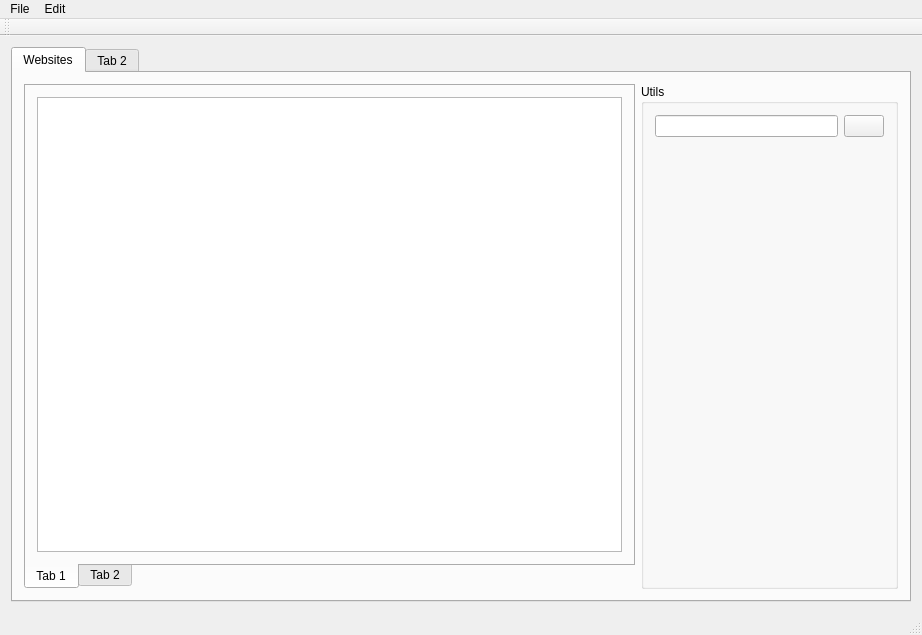
<?xml version="1.0" encoding="UTF-8"?>
<ui version="4.0">
 <class>MainWindow</class>
 <widget class="QMainWindow" name="MainWindow">
  <property name="geometry">
   <rect>
    <x>0</x>
    <y>0</y>
    <width>922</width>
    <height>635</height>
   </rect>
  </property>
  <property name="windowTitle">
   <string>MainWindow</string>
  </property>
  <widget class="QWidget" name="centralWidget">
   <layout class="QVBoxLayout" name="verticalLayout_3">
    <item>
     <widget class="QTabWidget" name="minTabWidget">
      <property name="currentIndex">
       <number>0</number>
      </property>
      <widget class="QWidget" name="tab">
       <attribute name="title">
        <string>Websites</string>
       </attribute>
       <layout class="QVBoxLayout" name="verticalLayout_4">
        <item>
         <layout class="QHBoxLayout" name="horizontalLayout_2">
          <item>
           <widget class="QTabWidget" name="innertabWidget">
            <property name="minimumSize">
             <size>
              <width>611</width>
              <height>481</height>
             </size>
            </property>
            <property name="tabPosition">
             <enum>QTabWidget::South</enum>
            </property>
            <property name="currentIndex">
             <number>0</number>
            </property>
            <widget class="QWidget" name="tab_3">
             <attribute name="title">
              <string>Tab 1</string>
             </attribute>
             <layout class="QVBoxLayout" name="verticalLayout_2">
              <item>
               <widget class="QTableView" name="tableView">
                <property name="sizeAdjustPolicy">
                 <enum>QAbstractScrollArea::AdjustIgnored</enum>
                </property>
               </widget>
              </item>
             </layout>
            </widget>
            <widget class="QWidget" name="tab_4">
             <attribute name="title">
              <string>Tab 2</string>
             </attribute>
            </widget>
           </widget>
          </item>
          <item>
           <widget class="QGroupBox" name="groupBox">
            <property name="maximumSize">
             <size>
              <width>500</width>
              <height>16777215</height>
             </size>
            </property>
            <property name="title">
             <string>Utils</string>
            </property>
            <layout class="QVBoxLayout" name="verticalLayout">
             <item>
              <layout class="QHBoxLayout" name="horizontalLayout">
               <item>
                <widget class="QLineEdit" name="lineEdit"/>
               </item>
               <item>
                <widget class="QPushButton" name="searchBtn">
                 <property name="text">
                  <string/>
                 </property>
                 <property name="icon">
                  <iconset>
                   <normaloff>assets/icon/research.png</normaloff>assets/icon/research.png</iconset>
                 </property>
                </widget>
               </item>
              </layout>
             </item>
             <item>
              <spacer name="verticalSpacer">
               <property name="orientation">
                <enum>Qt::Vertical</enum>
               </property>
               <property name="sizeHint" stdset="0">
                <size>
                 <width>20</width>
                 <height>40</height>
                </size>
               </property>
              </spacer>
             </item>
            </layout>
           </widget>
          </item>
         </layout>
        </item>
       </layout>
      </widget>
      <widget class="QWidget" name="tab_2">
       <attribute name="title">
        <string>Tab 2</string>
       </attribute>
      </widget>
     </widget>
    </item>
   </layout>
  </widget>
  <widget class="QMenuBar" name="menuBar">
   <property name="geometry">
    <rect>
     <x>0</x>
     <y>0</y>
     <width>922</width>
     <height>22</height>
    </rect>
   </property>
   <widget class="QMenu" name="menuFile">
    <property name="title">
     <string>File</string>
    </property>
   </widget>
   <widget class="QMenu" name="menuEdit">
    <property name="title">
     <string>Edit</string>
    </property>
   </widget>
   <addaction name="menuFile"/>
   <addaction name="menuEdit"/>
  </widget>
  <widget class="QToolBar" name="mainToolBar">
   <attribute name="toolBarArea">
    <enum>TopToolBarArea</enum>
   </attribute>
   <attribute name="toolBarBreak">
    <bool>false</bool>
   </attribute>
  </widget>
  <widget class="QStatusBar" name="statusBar"/>
 </widget>
 <layoutdefault spacing="6" margin="11"/>
 <resources/>
 <connections/>
</ui>
